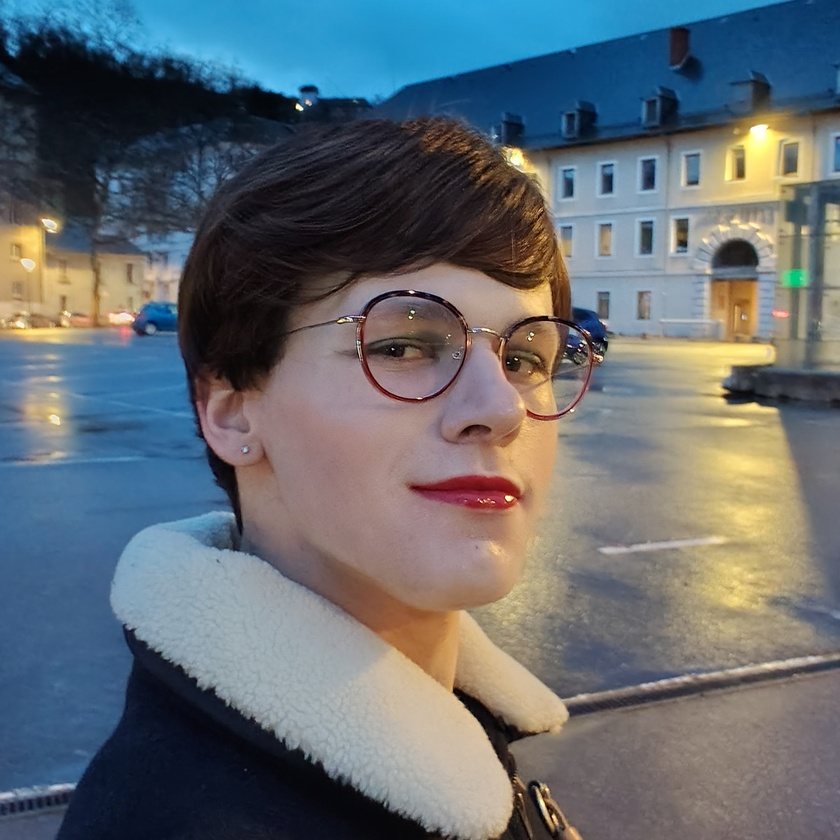
#> input picture learning/face.jpg, 840 x 840 px, shrunk from 2464 x 2464 before the run
$ jupyter execute 01_linear_algebra.ipynb
#> lines starting #> are read from the running program, lines starting #| are printed output that depends on the picture
# Compression d’images avec NumPy
Ce notebook s’appuie sur le tutoriel suivant : https://github.com/numpy/numpy-tutorials/blob/main/content/tutorial-svd.md.

L’objectif est de compresser une image en appliquant la Décomposition en Valeurs Singulières (SVD) aux matrices de ses canaux RGB, l’image étant représentée par un tableau de dimensions (hauteur×largeur×3).

[cell 1]
import numpy as np
import matplotlib.pyplot as plt
import PIL
import skimage

[cell 2]
img = PIL.Image.open("face.jpg")
#> img is the input picture: PIL image 840x840 RGB; mean R, G, B 100.5, 107.4, 112.7

fig, ax = plt.subplots()
ax.imshow(img)

Nous convertissons les valeurs RGB, comprises entre 0 et 255, en flottants (float32) entre 0 et 1 afin d’appliquer la SVD.

[cell 3]
img_array = skimage.util.img_as_float32(img) # Que des nombres réels
print(np.all(img_array >= 0) & np.all(img_array <= 1))
#| True
print(img_array.dtype)
#| float32

Nous pouvons maintenant utiliser une formule type afin d’obtenir une image en niveaux de gris.

[cell 4]
# RGB : 0 red, 1 green, 2 blue

red_array = img_array[:, :, 0]
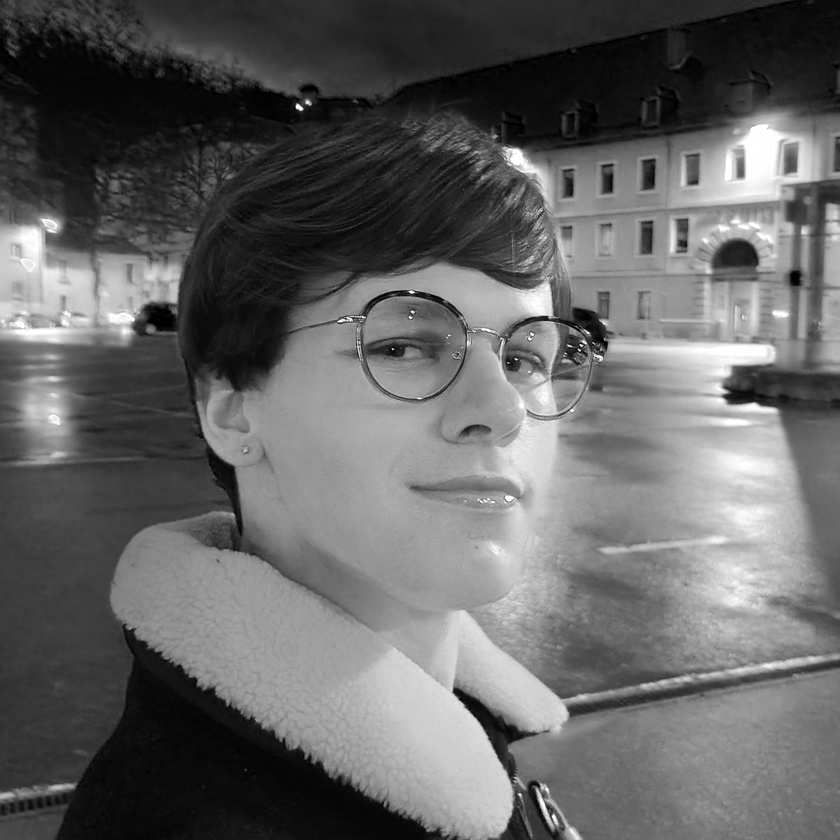
#> red_array: shape (840, 840) float32; min 0, max 1, mean 0.394
green_array = img_array[:, :, 1]
blue_array = img_array[:, :, 2]
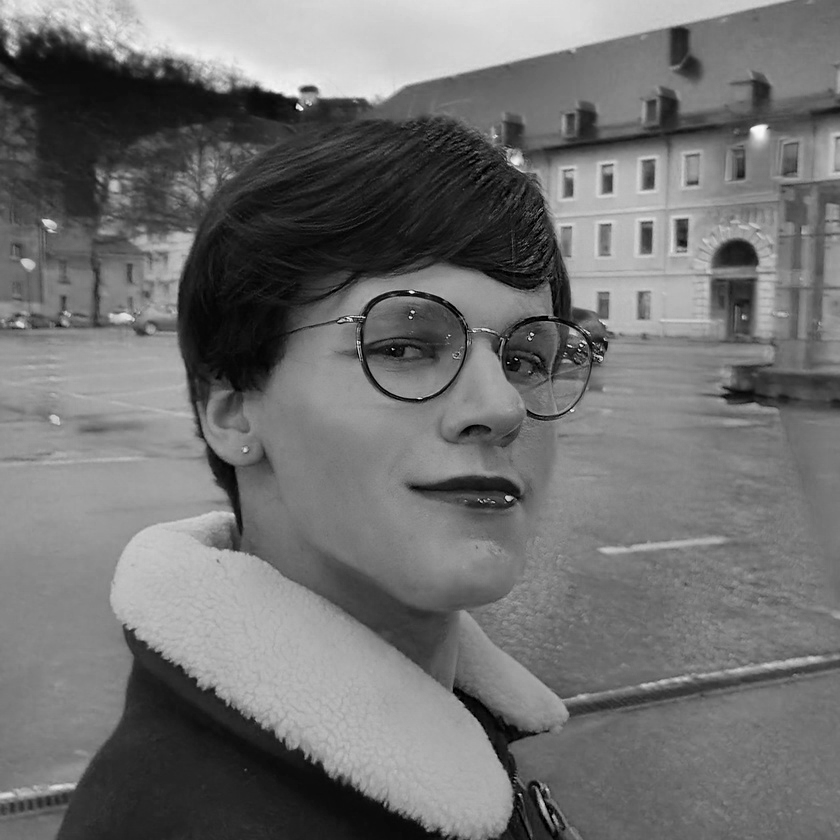
#> blue_array: shape (840, 840) float32; min 0, max 0.984, mean 0.442

img_gray = img_array @ [0.2126, 0.7152, 0.0722]
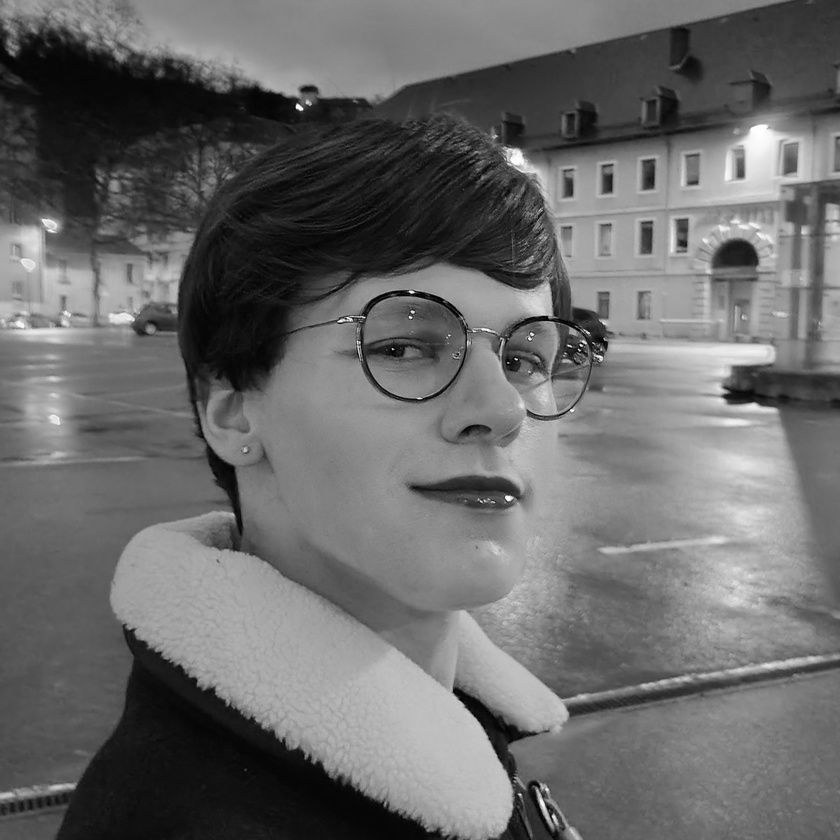
#> img_gray: shape (840, 840) float64; min 0.000566, max 0.999, mean 0.417

fig, ax = plt.subplots()
ax.imshow(img_gray, cmap="gray")

Nous utilisons la fonction de numpy pour effectuer une décomposition en valeurs singulière de l’image avec l’algorithme de numpy.

[cell 5]
U, s, Vt = np.linalg.svd(img_gray, full_matrices=False) # L’option full_matrices n’est pas pertinent pour les matrices carrées
#> s = 840 values, max 364.4 at index 0, min 7.31e-05 at index 839, mean 1.66

[cell 6]
print(U.shape)
#| (840, 840)
print(s.shape)
#| (840,)
print(Vt.shape)
#| (840, 840)

Nous obtetons s sous la forme d’une matrice en 1 dimension (pour des raisons d’économie de place en mémoire). Il nous faut la transformer avant de pouvoir la multiplier à U et Vt.

[cell 7]
Sigma = np.diag(s)
print(Sigma.shape)
#| (840, 840)

À quelques erreurs d’approximation près, la multiplication de ces trois matrices et l’image initiale sont identiques.

[cell 8]
print(np.allclose(U @ Sigma @ Vt, img_gray, rtol=1e-5, atol=1e-8))
#| True

# Si la norme de leur différences est très petite, cela signifie que les deux matrices sont très similaires :
print(np.linalg.norm(img_gray - U @ Sigma @ Vt))
#| 2.610094625002885e-12

Nous allons maintenant compresser l’image et obtenir une approximation. Nous n’allons garder que les k premières valeurs de Sigma (elles sont déjà dans l’ordre décroissant, donc nous gardons les k plus grandes valeurs ainsi).

[cell 9]
k = 150

U = U[..., :k]
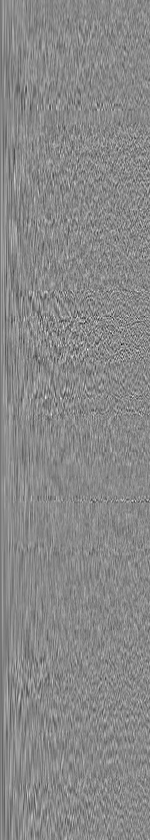
#> U: shape (840, 150) float64; min -0.293, max 0.253, mean -0.000292; drawn with min black and max white
Vt = Vt[..., :k, :]
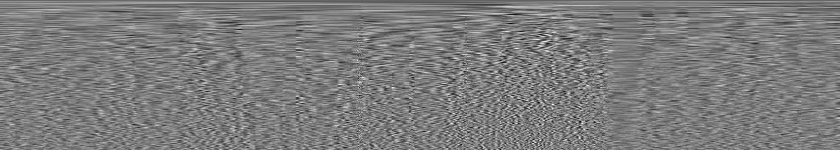
#> Vt: shape (150, 840) float64; min -0.186, max 0.195, mean -0.000228; drawn with min black and max white
Sigma = np.diag(s)[:k, :k]
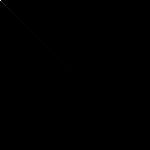
#> Sigma: shape (150, 150) float64; min 0, max 364.4, mean 0.1; drawn with min black and max white

print(U.shape)
#| (840, 150)
print(Sigma.shape)
#| (150, 150)
print(Vt.shape)
#| (150, 840)

[cell 10]
approx = U @ Sigma @ Vt

fig, ax = plt.subplots()
ax.imshow(approx, cmap="gray")

Je vais à présent appliquer cette même méthode pour obtenir une image en couleur. Il ne s’agit pas de la façon la plus efficace de faire (qui sera, elle, abordée juste après)

[cell 11]
# RGB : 0 red, 1 green, 2 blue
red_array = img_array[:, :, 0]
green_array = img_array[:, :, 1]
blue_array = img_array[:, :, 2]

U_red, s_red, Vt_red = np.linalg.svd(red_array)
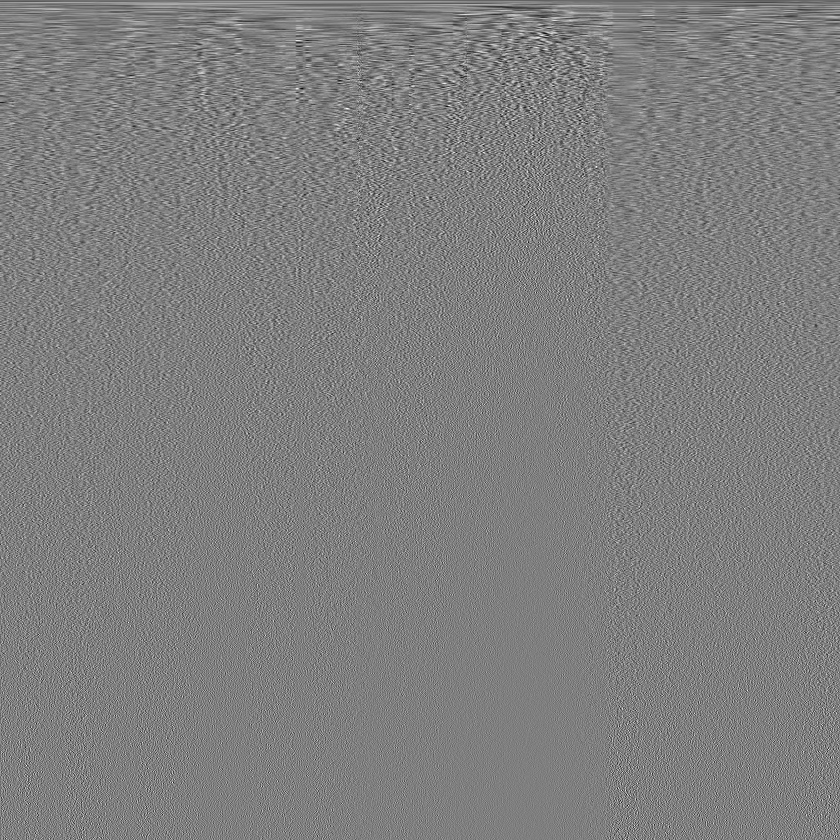
#> Vt_red: shape (840, 840) float32; min -0.198, max 0.199, mean -1.84e-05; drawn with min black and max white
#> s_red = 840 values, max 365.2 at index 0, min 8.02e-05 at index 839, mean 1.66
U_green, s_green, Vt_green = np.linalg.svd(green_array)
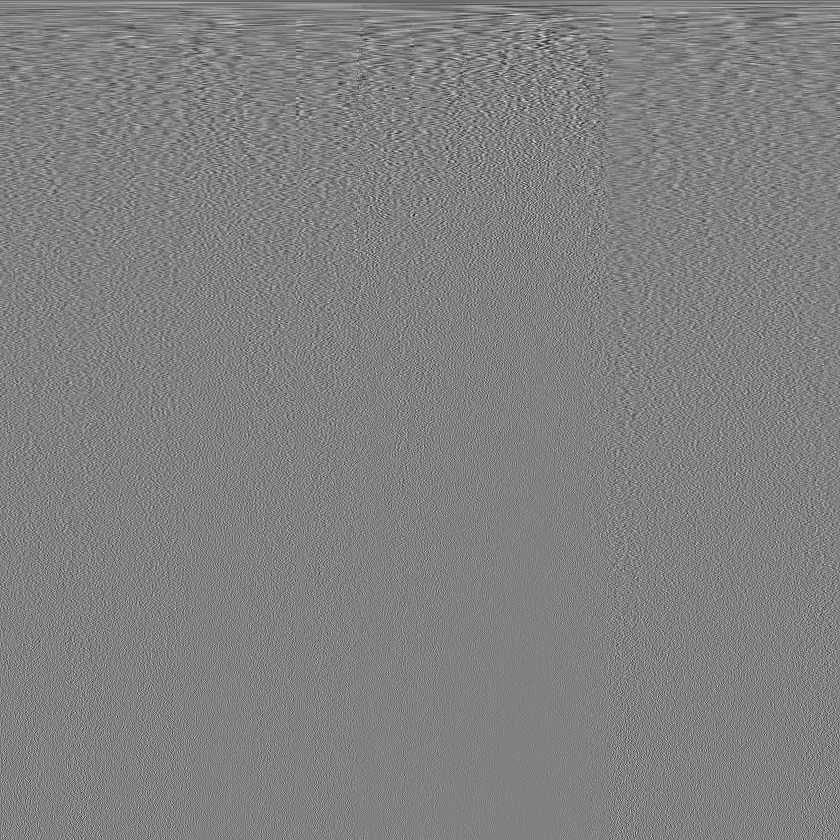
#> Vt_green: shape (840, 840) float32; min -0.219, max 0.213, mean -3.75e-05; drawn with min black and max white
#> s_green = 840 values, max 366.9 at index 0, min 1.84e-05 at index 839, mean 1.69
U_blue, s_blue, Vt_blue = np.linalg.svd(blue_array)
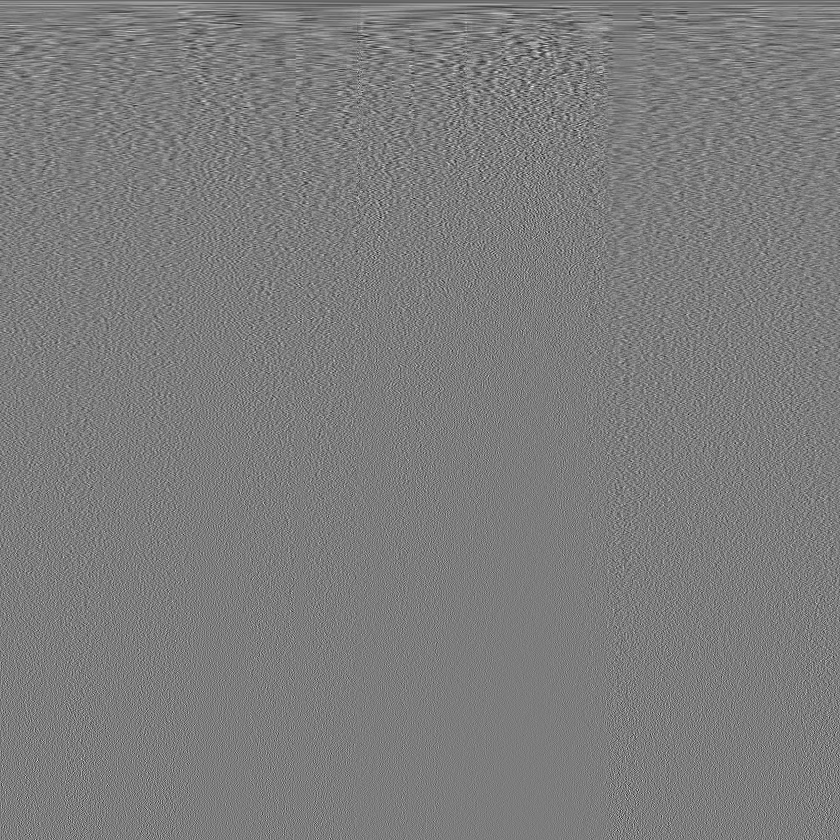
#> Vt_blue: shape (840, 840) float32; min -0.216, max 0.224, mean -4.03e-05; drawn with min black and max white
#> s_blue = 840 values, max 383.2 at index 0, min 8.05e-05 at index 839, mean 1.69

[cell 12]
Sigma_red = np.diag(s_red)
Sigma_green = np.diag(s_green)
Sigma_blue = np.diag(s_blue)

k = 200
red_approx = U_red @ Sigma_red[:, :k] @ Vt_red[:k, :]
green_approx = U_green @ Sigma_green[:, :k] @ Vt_green[:k, :]
blue_approx = U_blue @ Sigma_blue[:, :k] @ Vt_blue[:k, :]

compressed_img = np.stack([red_approx, green_approx, blue_approx], axis=2)

fig, ax = plt.subplots()
ax.imshow(compressed_img) # Pas besoin de rescale !

À présent, nous allons procéder de façon plus efficace. La fonction np.linalg.svd de numpy accepte des matrices de dimension supérieure à 2, mais s’attend à recevoir une matrice de la forme (n, M, N) ; n étant le nombre de matrices de taille MxN contenues dans l’array qu’on lui donne.

Il faut donc transposer la matrice img_array avant de lui appliquer la fonction svd().

[cell 13]
print(img_array.shape)
#| (840, 840, 3)
img_array_transposed = np.transpose(img_array, (2, 0, 1))
print(img_array_transposed.shape)
#| (3, 840, 840)

[cell 14]
U, s, Vt = np.linalg.svd(img_array_transposed)
print(U.shape)
#| (3, 840, 840)
print(s.shape)
#| (3, 840)
print(Vt.shape)
#| (3, 840, 840)

Nous pouvons à présent réduire les array s et Vt

[cell 15]
k = 150

U = U[..., :k]
s = s[..., :k]
Vt = Vt[..., :k, :]

print(U.shape)
#| (3, 840, 150)
print(s.shape)
#| (3, 150)
print(Vt.shape)
#| (3, 150, 840)

Appliquons la même transformation à Sigma, en itérant une fois par canal RGB.

[cell 16]
s.shape
#> Out = (3, 150)

[cell 17]
Sigma = np.zeros((3, k, k))
for RGB_channel in range(3):
    Sigma[RGB_channel] = np.diag(s[RGB_channel])

print(U.shape)
#| (3, 840, 150)
print(Sigma.shape)
#| (3, 150, 150)
print(Vt.shape)
#| (3, 150, 840)

reconstructed = U @ Sigma @ Vt

La matrice obtenue possède des valeurs légèrement hors de la borne [0;1], à cause des erreurs d’approximation. Résolvons cela avec la fonction clip. Et voilà : nous avons compressé notre image ! 😁

[cell 18]
reconstructed_img = np.transpose(reconstructed, (1, 2, 0))
reconstructed_img = np.clip(reconstructed_img, 0, 1)

fig, ax = plt.subplots()
ax.imshow(reconstructed_img)

[cell 19]
compressed_size = U.size + s.size + Vt.size
#> compressed_size = 756450
percentage_size_reduction =  (1 - compressed_size/img_array.size) * 100
#> percentage_size_reduction = 64.26
print(f"La taille du fichier a été réduite de {percentage_size_reduction:.2f}%")
#| La taille du fichier a été réduite de 64.26%
